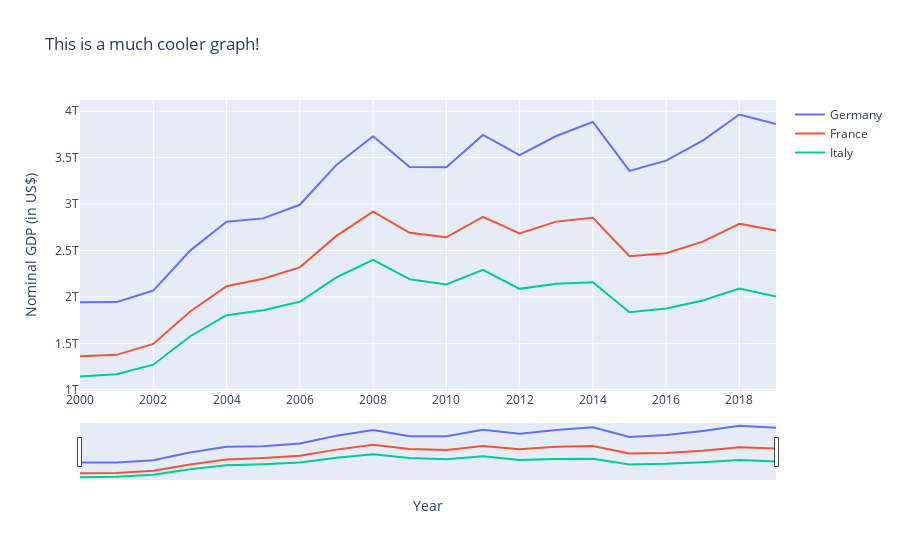

Source (notebook cell):
### Code cell
traces = []
for country in df2['country'].unique():
    trace = go.Scatter(name = country, x = df2[df2['country'] == country]['year'],
                      y = df2[df2['country'] == country]['gdp'])
    traces.append(trace)
fig = go.Figure(data = traces)
fig.layout.update(title=go.layout.Title(
    text = 'This is a much cooler graph!'
))
fig.layout.update(yaxis= go.layout.YAxis(title=go.layout.yaxis.Title(
                        text='Nominal GDP (in US$)')));
fig.layout.update(xaxis = go.layout.XAxis(title = go.layout.xaxis.Title(text = 'Year'), rangeslider = dict(visible = True)));
iplot(fig, filename = 'Nominal_GDP')
